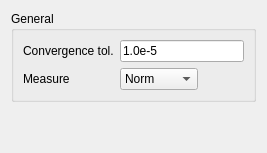
     <widget class="QWidget" name="steadyStateTab">
      <attribute name="title">
       <string>Steady state</string>
      </attribute>
      <layout class="QVBoxLayout">
       <item>
        <widget class="QGroupBox" name="steadyStateControlGroup">
         <property name="title">
          <string>General</string>
         </property>
         <layout class="QGridLayout">
          <item row="0" column="0">
           <widget class="QLabel" name="steadyStateConvergenceToleranceLabel">
            <property name="text">
             <string>Convergence tol.</string>
            </property>
           </widget>
          </item>
          <item row="0" column="1" colspan="2">
           <widget class="QLineEdit" name="steadyStateConvergenceToleranceEdit">
            <property name="text">
             <string>1.0e-5</string>
            </property>
           </widget>
          </item>
          <item row="1" column="0">
           <widget class="QLabel" name="steadyStateConvergenceMeasureLabel">
            <property name="text">
             <string>Measure</string>
            </property>
           </widget>
          </item>
          <item row="1" column="1">
           <widget class="QComboBox" name="steadyStateConvergenceMeasureCombo">
            <item>
             <property name="text">
              <string>Norm</string>
             </property>
            </item>
            <item>
             <property name="text">
              <string>Solution</string>
             </property>
            </item>
            <item>
             <property name="text">
              <string>Residual</string>
             </property>
            </item>
           </widget>
          </item>
          <item row="1" column="2">
           <spacer>
            <property name="orientation">
             <enum>Qt::Horizontal</enum>
            </property>
            <property name="sizeHint" stdset="0">
             <size>
              <width>40</width>
              <height>20</height>
             </size>
            </property>
           </spacer>
          </item>
         </layout>
        </widget>
       </item>
       <item>
        <spacer>
         <property name="orientation">
          <enum>Qt::Vertical</enum>
         </property>
         <property name="sizeHint" stdset="0">
          <size>
           <width>20</width>
           <height>40</height>
          </size>
         </property>
        </spacer>
       </item>
      </layout>
     </widget>
